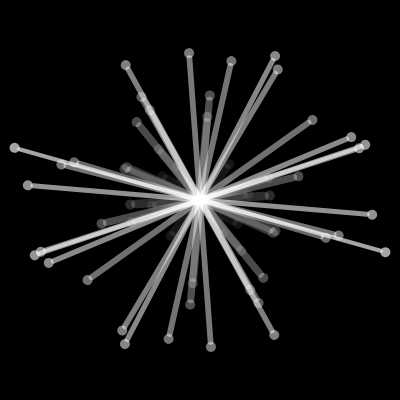
Frame 1 (no input)
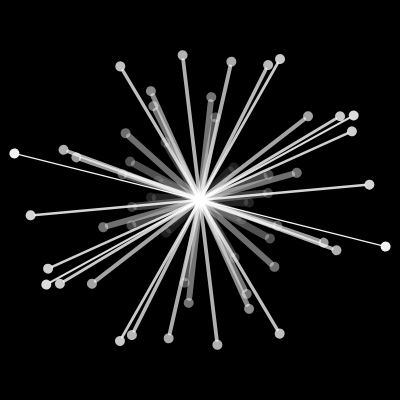
Frame 60 (no input)
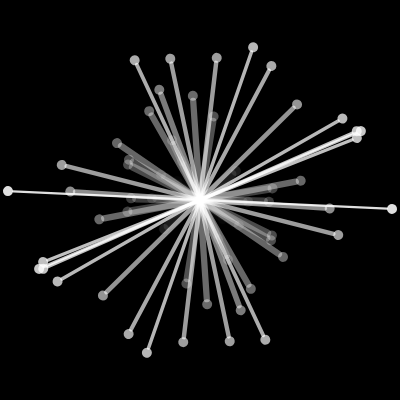
Frame 120 (the mouse pressed at the canvas centre since frame 60)

The p5.js sketch that drew these frames (run headless with seeded random() and noise() and a simulated clock; from frame 60 on, the mouse is pressed at the canvas centre):

// p5.js sketch
// ── sketch.js
let n = 30;
let lenghts = [];
let rotations = [];

function setup() {
	angleMode(DEGREES);
	createCanvas(400, 400);

	// Defnine n segments
	for (let i = 0; i < n; ++i) {
		lenghts[i] = random(40, 380);
		rotations[i] = random(365);
	}
}

function draw() {
	background(0);
	translate(width/2, height/2);

	// Paint the n lines
	for (let i = 0; i < n; ++i) {
		let len = lenghts[i];
		let rot = rotations[i];

		// Increase (or decrease) rotations
		// and length with perlin noise
		rot += 60*(noise(i,millis()/4000) - 0.5);
		len += 10*(noise(i, millis()/1000) - 0.5);
		push();
		let tr = map(len, 40, 380, 0, 255);
		tr = map(sin(millis()/ (3.65 * 4 )), -1, 1, 0.3*tr, tr);
		let transparentWhite = color(255, 255, 255, tr);
		stroke(transparentWhite);
		fill(transparentWhite);

		strokeWeight(map(tr, 0, 255, 10, 1));
		rotate(rot);
		line(-len/2, 0, len/2, 0);
		noStroke();		
		circle(-len/2 - 5, 0, 10);
		circle(len/2 + 5, 0, 10);
		pop();
	}
}
